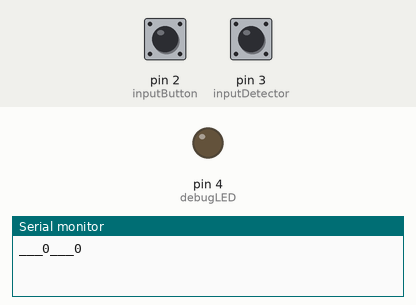
The sketch below on a simulated Arduino Uno, built with avr-gcc and run on an emulated ATmega328P. Parts: output pins drawn as LEDs (lit = HIGH), the last lines printed to the serial monitor. The inputs (shaded band) are chosen by the test bench; at power-on: pin 2 (inputButton) HIGH, pin 3 (inputDetector) HIGH.

Above: at 1.2 s.
1.3 s: pin 2 (inputButton) pulled LOW for 0.15 s
At 1.37 s:
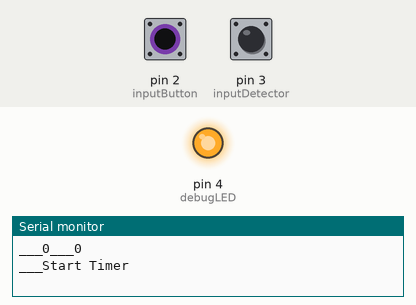
2.9 s: pin 2 (inputButton) pulled LOW for 3.2 s
At 7.0 s:
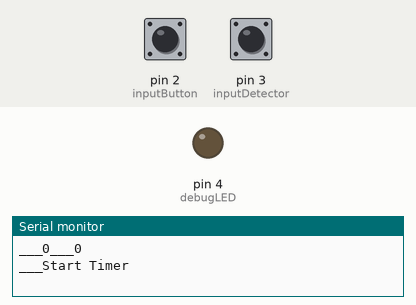
Timing chart, 0 to 8.5 s (numbered marks = the images above; inputs shaded):
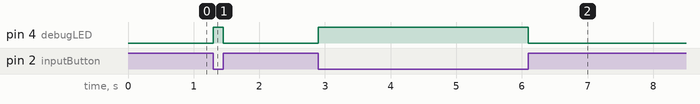

The sketch:

msd_arduino_tester.ino
```cpp
#include <StopWatch.h>

const int inputButton = 2;
const int inputDetector = 3;
const int debugLED = 4;

bool outState = false;
bool isDetectorStateOn = false;
unsigned long elapsed = 0;

StopWatch stopWatch20Sec;
StopWatch stopWatchDelay;

void setup() {
  Serial.begin(9600);
  pinMode(inputButton, INPUT_PULLUP);
  pinMode(inputDetector, INPUT_PULLUP);
  pinMode(debugLED, OUTPUT);
}

void loop() {

  // read the input pins:
  int buttonState = digitalRead(inputButton);
  int detectorState = digitalRead(inputDetector);
  if(buttonState == 0){
    if(!stopWatch20Sec.isRunning()){
      stopWatch20Sec.start();
      Serial.print("___");
      Serial.println("Start Timer");
    }
    if(!outState){
      outState=!outState;
      digitalWrite(debugLED, HIGH);
    }
  }else if(buttonState == 1 && outState){
    outState=!outState;
    digitalWrite(debugLED, LOW);
  }
  if(detectorState == 1 && isDetectorStateOn == false){
    isDetectorStateOn = true;
    elapsed = stopWatch20Sec.elapsed();
    Serial.print("___");
    Serial.print(elapsed);
    if(elapsed >= 10000) elapsed = elapsed % 10000;
    Serial.print("___");
    Serial.println(elapsed);
  }else if(detectorState == 0 && isDetectorStateOn == true){
    isDetectorStateOn = false;
  }

  //Serial.println(stopWatch20Sec.elapsed());
  delay(1);
}
```

Measured:
- after the input at 1.3 s, pin 4 (debugLED): LOW → HIGH at once, → LOW 0.15 s later
- after the input at 2.9 s, pin 4 (debugLED): LOW → HIGH at once, → LOW 3.2 s later
